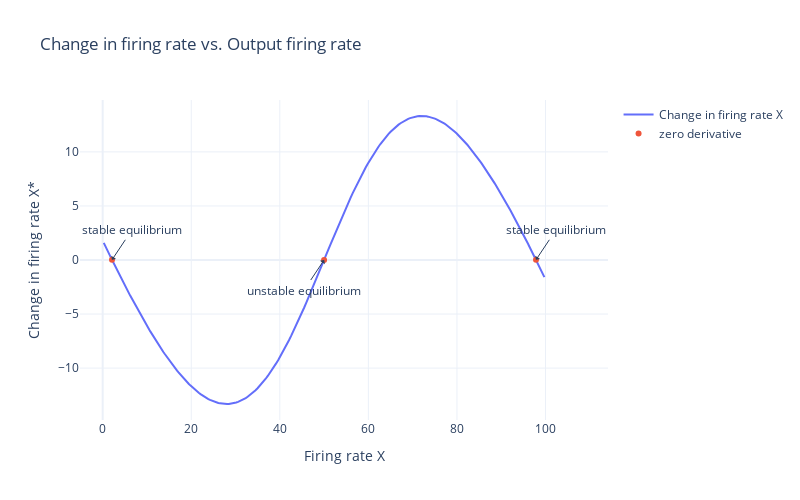

Notebook cell for this chart:
### Markdown cell above
#### (b) Plot the derivatives x˙ as a function of the neuron’s firing rate x.
 What do the zero-crossings of this plot indicate?

### Code cell
i=-2 #some constant
w = 0.04 # w weight strenth of synapse
delta_firing_rate= derivative_firing_rate(outputs, w)
# Compute the point of derivative of firing rate wher it is zero
# find indices where derivative of firing rate is zero
indices = np.where(np.diff(np.sign(delta_firing_rate)))[0]
#draw line
# plt.figure(figsize=(16,9))
# # draw horizontal line
# plt.axhline(y=0, color='r', linestyle='dashed')
# # draw vertical line
# plt.axvline(x=0, color='r', linestyle='dashed')
# plt.ylabel('Derivative of firing rate x*')
# plt.xlabel('Output firing rate')
# plt.plot(outputs, delta_firing_rate)
# plt.title('Change in firing rate vs. Output firing rate')


# plt.plot(outputs[indices], delta_firing_rate[indices], 'ko', label='zero derivative')
# # add arrows on zero derivative points
# for j in indices:
#         # add arrows to right and left of zero derivative points as stable and unstable equilibrium points
#         if delta_firing_rate[j] > 0:
#                 plt.annotate('stable equilibrium', xy=(outputs[j], delta_firing_rate[j]), xytext=(outputs[j]+2, delta_firing_rate[j]+4),
#                 arrowprops=dict(facecolor='green', shrink=0.05),     )
#         else:
#                 plt.annotate('unstable equilibrium', xy=(outputs[j], delta_firing_rate[j]), xytext=(outputs[j]-2, delta_firing_rate[j]-4),
#                 arrowprops=dict(facecolor='blue', shrink=0.05),     )

# plt.legend()

fig = go.Figure()
fig.update_layout(template='plotly_white'
    , width=800, height=500)
fig.add_trace(go.Scatter(x=outputs, y=delta_firing_rate,                    mode='lines',                    name='Change in firing rate X'))
fig.update_layout(title='Change in firing rate vs. Output firing rate',                     xaxis_title='Firing rate X',                           yaxis_title='Change in firing rate X*')
# add arrows on zero derivative points
for j in indices:
        # add arrows to right and left of zero derivative points as stable and unstable equilibrium points
        if delta_firing_rate[j] > 0:
                fig.add_annotation(x=outputs[j], y=delta_firing_rate[j], text="stable equilibrium", showarrow=True, arrowhead=1, ax=20, ay=-30)
        else:
                fig.add_annotation(x=outputs[j], y=delta_firing_rate[j], text="unstable equilibrium", showarrow=True, arrowhead=1, ax=-20, ay=30)
# add legend to zero derivative points
fig.add_trace(go.Scatter(x=outputs[indices], y=delta_firing_rate[indices], mode='markers', name='zero derivative'))
fig.show()

### Figure 1 — Plotly figure (JSON) as saved in the notebook; plotly's stock layout.template omitted (floating-point values rounded to 4 significant figures; data arrays with more than 128 entries replaced by an {"elided": "..."} marker saying what was removed)
{"data": [{"mode": "lines", "name": "Change in firing rate X", "type": "scatter", "x": {"elided": "600 float values"}, "y": {"elided": "600 float values"}}, {"mode": "markers", "name": "zero derivative", "type": "scatter", "x": [2.104, 50.0, 97.85], "y": [0.01723, -3.197e-12, 0.01745]}], "layout": {"annotations": [{"arrowhead": 1, "ax": 20, "ay": -30, "showarrow": true, "text": "stable equilibrium", "x": 2.104, "y": 0.01723}, {"arrowhead": 1, "ax": -20, "ay": 30, "showarrow": true, "text": "unstable equilibrium", "x": 50.0, "y": -3.197e-12}, {"arrowhead": 1, "ax": 20, "ay": -30, "showarrow": true, "text": "stable equilibrium", "x": 97.85, "y": 0.01745}], "height": 500, "title": {"text": "Change in firing rate vs. Output firing rate"}, "width": 800, "xaxis": {"title": {"text": "Firing rate X"}}, "yaxis": {"title": {"text": "Change in firing rate X*"}}}}
